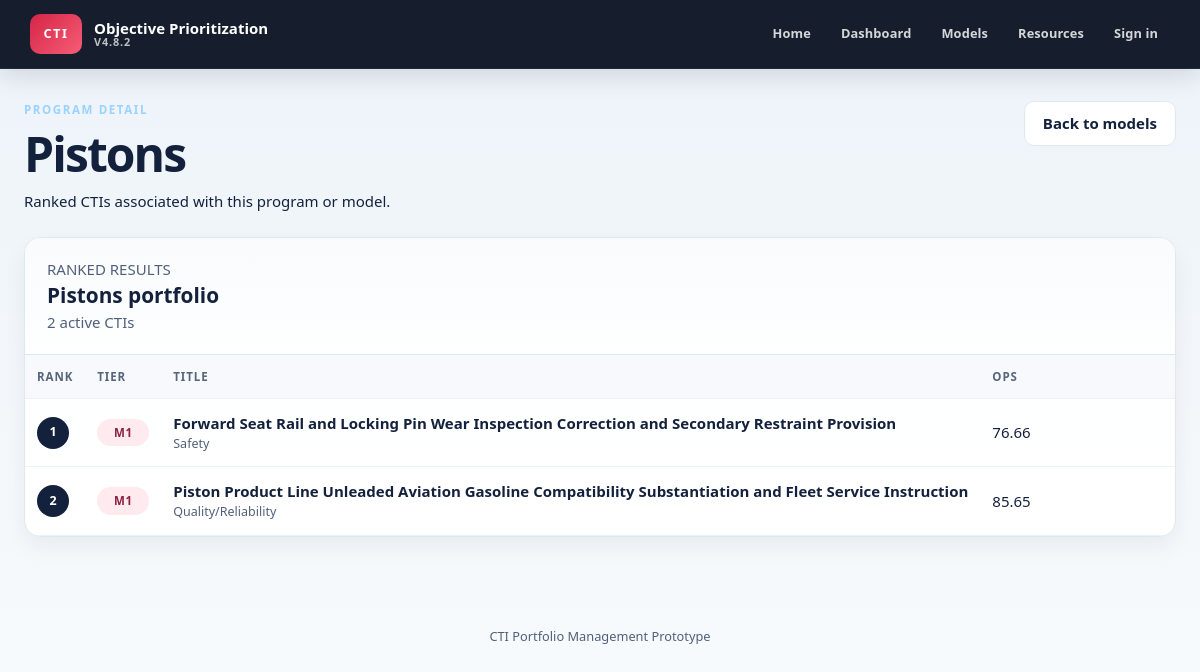
The app's page /models/Pistons with its own data.
### tables this page shows
CREATE TABLE cti_projects (
    id INTEGER PRIMARY KEY AUTOINCREMENT,
    external_id TEXT,
    title TEXT NOT NULL,
    program TEXT,
    driver TEXT,
    phase TEXT,
    qualification TEXT NOT NULL DEFAULT 'D',
    status TEXT NOT NULL DEFAULT 'Active',
    ops REAL,
    confidence REAL,
    urgency REAL,
    operational REAL,
    customer_fleet REAL,
    financial REAL,
    breadth REAL,
    readiness REAL,
    need_by TEXT,
    target_date TEXT,
    engineering_hours REAL,
    five_year_npv REAL,
    functions_involved REAL,
    aog_events REAL,
    prevented_deliveries REAL,
    delivery_delays REAL,
    line_interruptions REAL,
    repeat_rework REAL,
    affected_fleet_pct REAL,
    evidence_count INTEGER NOT NULL DEFAULT 0,
    milestone_count INTEGER NOT NULL DEFAULT 0,
    problem_statement TEXT,
    business_case TEXT,
    source_file TEXT,
    source_type TEXT,
    template_version TEXT,
    warnings_json TEXT NOT NULL DEFAULT '[]',
    raw_data_json TEXT NOT NULL DEFAULT '{}',
    scoring_json TEXT NOT NULL DEFAULT '{}',
    confidence_json TEXT NOT NULL DEFAULT '{}',
    archived INTEGER NOT NULL DEFAULT 0,
    created_utc TEXT NOT NULL DEFAULT CURRENT_TIMESTAMP,
    modified_utc TEXT NOT NULL DEFAULT CURRENT_TIMESTAMP
, lifecycle_phase TEXT NOT NULL DEFAULT 'Phase 1', extraction_json TEXT NOT NULL DEFAULT '{}', scope_change TEXT, scoring_model_version TEXT, scored_utc TEXT);

### phase2/routes.py (the view)
@phase2_bp.get(
    "/models/<program>"
)
def model_view(
    program
):
    return render_template(
        "phase2/model.html",
        program=program,
        projects=projects_by_model(program)
    )

### phase2/database.py (called while the page is built)
def database_path(app=None):
    app = app or current_app
    configured = app.config.get('CTI_DATABASE')
    path = Path(configured) if configured else Path(app.instance_path) / 'cti.db'
    path.parent.mkdir(parents=True, exist_ok=True)
    return path

def connect(app=None):
    conn = sqlite3.connect(database_path(app))
    conn.row_factory = sqlite3.Row
    conn.execute('PRAGMA foreign_keys = ON')
    conn.execute('PRAGMA journal_mode = WAL')
    return conn

@contextmanager
def connection(app=None):
    conn = connect(app)
    try:
        yield conn
        conn.commit()
    except Exception:
        conn.rollback()
        raise
    finally:
        conn.close()

def projects_by_model(program):
    with connection() as conn:
        rows = conn.execute(
            """
            SELECT *
            FROM cti_projects
            WHERE archived = 0
              AND TRIM(program) = TRIM(?)
            ORDER BY id DESC
            """,
            (program,),
        ).fetchall()
        return [dict(row) for row in rows]

### phase2/templates/phase2/model.html (shortened to what this page needs)
{% extends "base.html" %}
{% block content %}
<section class="page-heading">
    <div>
        <p class="eyebrow">PROGRAM DETAIL</p>
        <h1>{{ program }}</h1>
        <p>Ranked CTIs associated with this program or model.</p>
    </div>
    <a class="button button-secondary" href="{{ url_for('phase2.models') }}">Back to models</a>
</section>
<section class="panel table-panel">
    <div class="table-toolbar">
        <div>
            <p class="eyebrow">RANKED RESULTS</p>
            <h2>{{ program }} portfolio</h2>
            <p>{{ projects|length }} active CTI{% if projects|length != 1 %}s{% endif %}</p>
        </div>
    </div>
    <div class="table-wrap">
        <table class="portfolio-table">
            <thead>
                <tr>
                    <th>Rank</th>
                    <th>Tier</th>
                    <th>Title</th>
                    <th>OPS</th>
                </tr>
            </thead>
            <tbody>
                {% for project in projects %}
                <tr>
                    <td><span class="rank-badge">{{ loop.index }}</span></td>
                    <td>
                        <span class="tier tier-{{ project.qualification|default('d', true)|lower|replace(' ', '-') }}">
                            {{ project.qualification|default('D', true) }}
                        </span>
                    </td>
                    <td>
                        <strong>{{ project.title|default('Untitled CTI', true) }}</strong>
                        <small>{{ project.driver|default('', true) }}</small>
                    </td>
                    <td>{{ project.ops if project.ops is not none else '—' }}</td>
                </tr>
                {% else %}
                <tr>
                    <td class="empty-state" colspan="7">No CTIs are associated with this program.</td>
                </tr>
                {% endfor %}
            </tbody>
        </table>
    </div>
</section>
{% endblock %}

### static/style.css (style rules this page uses)
* { box-sizing: border-box; }
html { scroll-behavior: smooth; }
body { margin: 0; background: linear-gradient(180deg, #edf3f9 0%, #f7fafc 100%); color: var(--ink); font: 15px/1.5 "Segoe UI", Arial, sans-serif; }
a { color: inherit; }
.hero, .page-heading { display: flex; align-items: flex-start; justify-content: space-between; gap: 24px; margin-bottom: 24px; }
.hero .eyebrow, .page-heading .eyebrow { margin-bottom: 10px; color: #9ad3ff; font-size: 0.72rem; font-weight: 800; letter-spacing: 0.14em; text-transform: uppercase; }
.hero h1, .page-heading h1 { margin: 0 0 10px; line-height: 1.08; letter-spacing: -0.04em; }
.page-heading h1 { font-size: clamp(2rem, 4vw, 3rem); }
.hero p, .page-heading p { margin: 0; }
h1, h2, h3, h4, p { margin-top: 0; }
h2 { font-size: 1.3rem; margin-bottom: 12px; }
.button { display: inline-flex; align-items: center; justify-content: center; min-height: 44px; padding: 10px 18px; border: 1px solid transparent; border-radius: 10px; text-decoration: none; font-weight: 800; cursor: pointer; transition: transform var(--transition), box-shadow var(--transition), background var(--transition); }
.button-secondary { background: var(--surface-strong); border-color: var(--line); color: var(--ink); }
.panel, .upload-panel { padding: 22px 20px; background: rgba(255,255,255,0.96); border: 1px solid var(--line); border-radius: var(--radius-lg); box-shadow: var(--shadow-soft); }
.table-panel { padding: 0; overflow: hidden; }
.table-toolbar { display: flex; align-items: center; justify-content: space-between; padding: 20px 22px; border-bottom: 1px solid var(--line); background: linear-gradient(180deg, rgba(247,250,252,0.8) 0%, rgba(255,255,255,0) 100%); }
.table-toolbar h2, .table-toolbar p { margin: 0; }
.table-toolbar p { color: var(--ink-soft); }
.table-wrap { overflow: auto; }
.portfolio-table { width: 100%; border-collapse: collapse; }
.portfolio-table th, .portfolio-table td { padding: 13px 12px; border-bottom: 1px solid #edf2f7; text-align: left; white-space: nowrap; }
.portfolio-table th { background: #f7f9fc; color: #56657b; font-size: 0.72rem; font-weight: 800; letter-spacing: 0.08em; text-transform: uppercase; }
.portfolio-table td:nth-child(4) { min-width: 280px; white-space: normal; }
.portfolio-table td strong, .portfolio-table td small { display: block; }
.portfolio-table td small { color: var(--ink-soft); }
.tier { display: inline-block; min-width: 52px; padding: 5px 10px; border-radius: 999px; font-size: 0.72rem; font-weight: 900; letter-spacing: 0.04em; text-align: center; }
.tier-m1 { background: var(--danger-soft); color: #8d2242; }
.rank-badge { display: inline-grid; width: 32px; height: 32px; place-items: center; border-radius: 50%; background: var(--ink); color: #fff; font-size: 0.78rem; font-weight: 900; }

### records on screen
cti_projects: qualification "M1", title "Forward Seat Rail and Locking Pin Wear Inspection Correction and Secondary Restraint Provision", driver "Safety", ops "76.66"
cti_projects: qualification "M1", title "Piston Product Line Unleaded Aviation Gasoline Compatibility Substantiation and Fleet Service Instruction", driver "Quality/Reliability", ops "85.65"

### other values on screen
{{ program }} "Pistons"
{{ projects|length }} "2"
